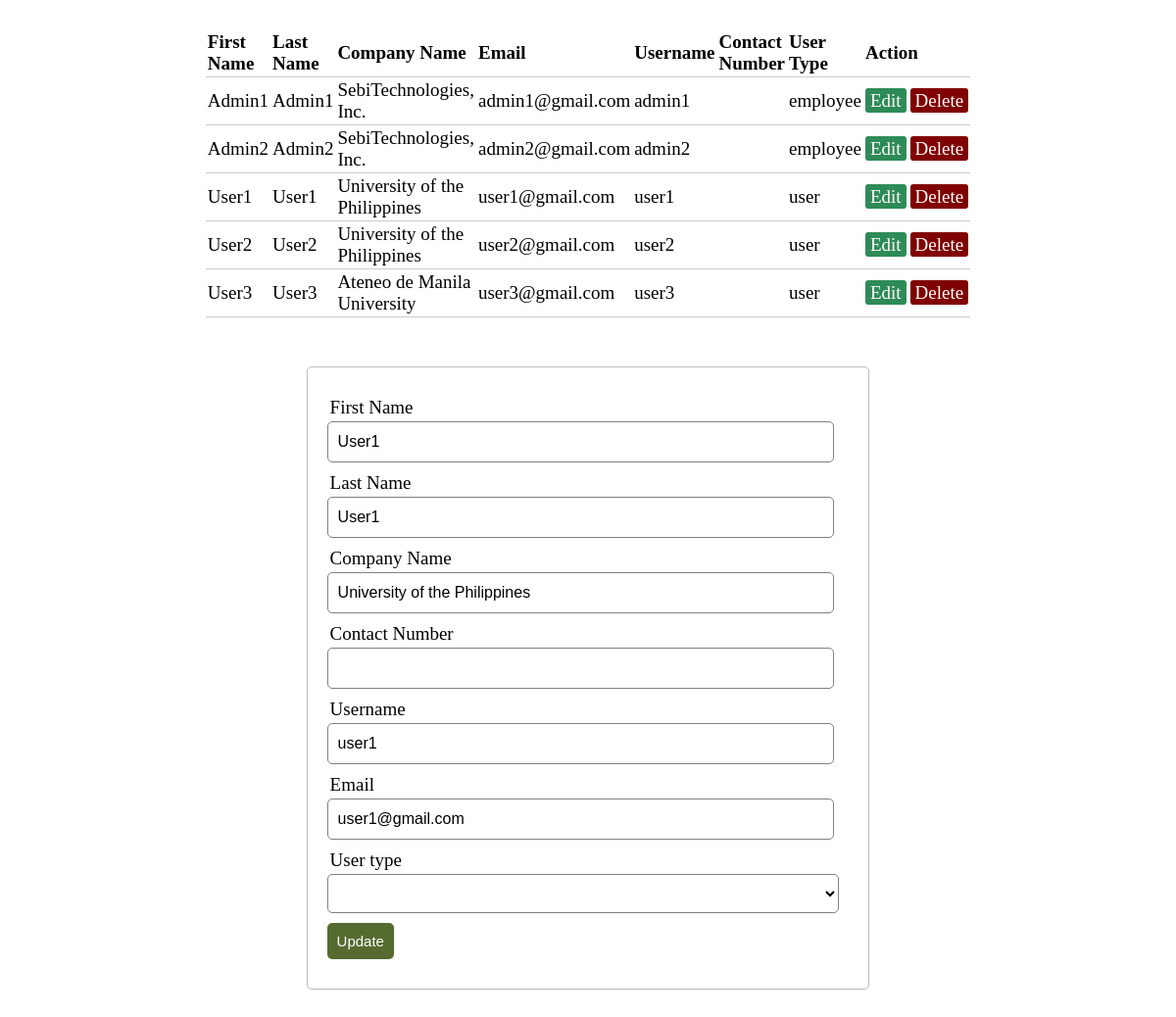
/administrator/employees.php?edit=3 (signed in), run on the app's committed database.
### tables this page shows
CREATE TABLE `employees_db_table` (
  `id` int(11) NOT NULL,
  `firstname` varchar(255) NOT NULL,
  `lastname` varchar(255) NOT NULL,
  `company_id` int(11) NOT NULL,
  `company_name` varchar(255) NOT NULL,
  `email` varchar(255) NOT NULL,
  `username` varchar(255) NOT NULL,
  `phone` varchar(11) NOT NULL,
  `user_type` varchar(255) NOT NULL,
  `password` varchar(255) NOT NULL
);

### administrator/employees.php (the view, shortened to what this page needs)
<?php include('functions/php_code.php'); ?>
<?php
  if (isset($_GET['edit'])) {
    $id = $_GET['edit'];
    $update = true;
    $record = mysqli_query($db, "SELECT * FROM employees_db_table WHERE id = $id");
    if ($record->num_rows == 1) {
      $n = mysqli_fetch_array($record);
      $firstname = $n['firstname'];
      $lastname = $n['lastname'];
      $company_name = $n['company_name'];
      $email = $n['email'];
      $username = $n['username'];
      $phone = $n['phone'];
    }
  }
?>
<!DOCTYPE html>
<html>
  <head>
    <link rel = "stylesheet" type = "text/css" href = "css/style1.css">
  </head>
  <body>
    <?php $results = mysqli_query($db, "SELECT *FROM employees_db_table"); ?>
    <table>
      <thead>
        <tr>
          <th>First Name</th>
          <th>Last Name</th>
          <th>Company Name</th>
          <th>Email</th>
          <th>Username</th>
          <th>Contact Number</th>
          <th>User Type</th>
          <th colspan = "2">Action</th>
        </tr>
      </thead>
      <?php while ($row = mysqli_fetch_array($results)) { ?>
        <tr>
          <td><?php echo $row['firstname']; ?></td>
          <td><?php echo $row['lastname']; ?></td>
          <td><?php echo $row['company_name']; ?></td>
          <td><?php echo $row['email']; ?></td>
          <td><?php echo $row['username']; ?></td>
          <td><?php echo $row['phone']; ?></td>
          <td><?php echo $row['user_type']; ?></td>
          <td><a href = "employees.php?edit=<?php echo $row['id']; ?>" class = "edit_btn">Edit</a></td>
          <td><a href = "functions/php_code.php?del=<?php echo $row['id']; ?>" class = "del_btn">Delete</a></td>
        </tr>
      <?php } ?>
    </table>
    <form method = "post" action = "functions/php_code.php">
      <div class = "input-group">
      <div class = "input-group">
        <label>First Name</label>
        <input type = "text" name = "firstname" value = "<?php echo $firstname; ?>" required>
      </div>
      <div class = "input-group">
        <label>Last Name</label>
        <input type = "text" name = "lastname" value = "<?php echo $lastname; ?>" required>
      </div>
      <div class = "input-group">
        <label>Company Name</label>
        <input type = "text" name = "company_name" value = "<?php echo $company_name; ?>">
      </div>
      <div class = "input-group">
        <label>Contact Number</label>
        <input type = "text" name = "phone" value = "<?php echo $phone ?>">
      </div>
      <div class = "input-group">
        <label>Username</label>
        <input type = "text" name = "username" value = "<?php echo $username; ?>">
      </div>
      <div class = "input-group">
        <label>Email</label>
        <input type = "text" name = "email" value = "<?php echo $email; ?>">
      </div>
      <div class="input-group">
  			<label>User type</label>
  			<select name="user_type" id="user_type" >
  				<option value=""></option>
  				<option value="administrator">Administrator</option>
  			</select>
  		</div>
      <div class = "input-group">
        <?php if ($update == true): ?>
          <button class = "btn" type = "submit" name = "update" style = "background: #556b2f;">Update</button>
        <?php else: ?>
          <button class = "btn" type = "submit" name = "save">Save</button>
        <?php endif ?>
      </div>
    </form>
  </body>
</html>

### administrator/css/style1.css (style rules this page uses)
body { font-size: 19px; }
table { width: 50%; margin: 30px auto; border-collapse: collapse; text-align: left; }
tr { border-bottom: 1px solid #cbcbcb; }
th, td { border: none; height: 30px; padding: 2px; }
form { width: 45%; margin: 50px auto; text-align: left; padding: 20px; border: 1px solid #bbbbbb; border-radius: 5px; }
.input-group { margin: 10px 0px 10px 0px; }
.input-group label { display: block; text-align: left; margin: 3px; }
.input-group input { height: 30px; width: 93%; padding: 5px 10px; font-size: 16px; border-radius: 5px; border: 1px solid gray; }
#user_type { height: 40px; width: 98%; padding: 5px 10px; background: white; font-size: 16px; border-radius: 5px; border: 1px solid gray; }
.btn { padding: 10px; font-size: 15px; color: white; background: #5F9EA0; border: none; border-radius: 5px; }
.edit_btn { text-decoration: none; padding: 2px 5px; background: #2E8B57; color: white; border-radius: 3px; }
.del_btn { text-decoration: none; padding: 2px 5px; color: white; border-radius: 3px; background: #800000; }

### data on the page
employees_db_table: firstname "Admin1", lastname "Admin1", company_name "SebiTechnologies, Inc.", email "admin1@gmail.com", username "admin1", user_type "employee"
employees_db_table: firstname "Admin2", lastname "Admin2", company_name "SebiTechnologies, Inc.", email "admin2@gmail.com", username "admin2", user_type "employee"
employees_db_table: firstname "User1", lastname "User1", company_name "University of the Philippines", email "user1@gmail.com", username "user1", user_type "user"
employees_db_table: firstname "User2", lastname "User2", company_name "University of the Philippines", email "user2@gmail.com", username "user2", user_type "user"
employees_db_table: firstname "User3", lastname "User3", company_name "Ateneo de Manila University", email "user3@gmail.com", username "user3", user_type "user"
